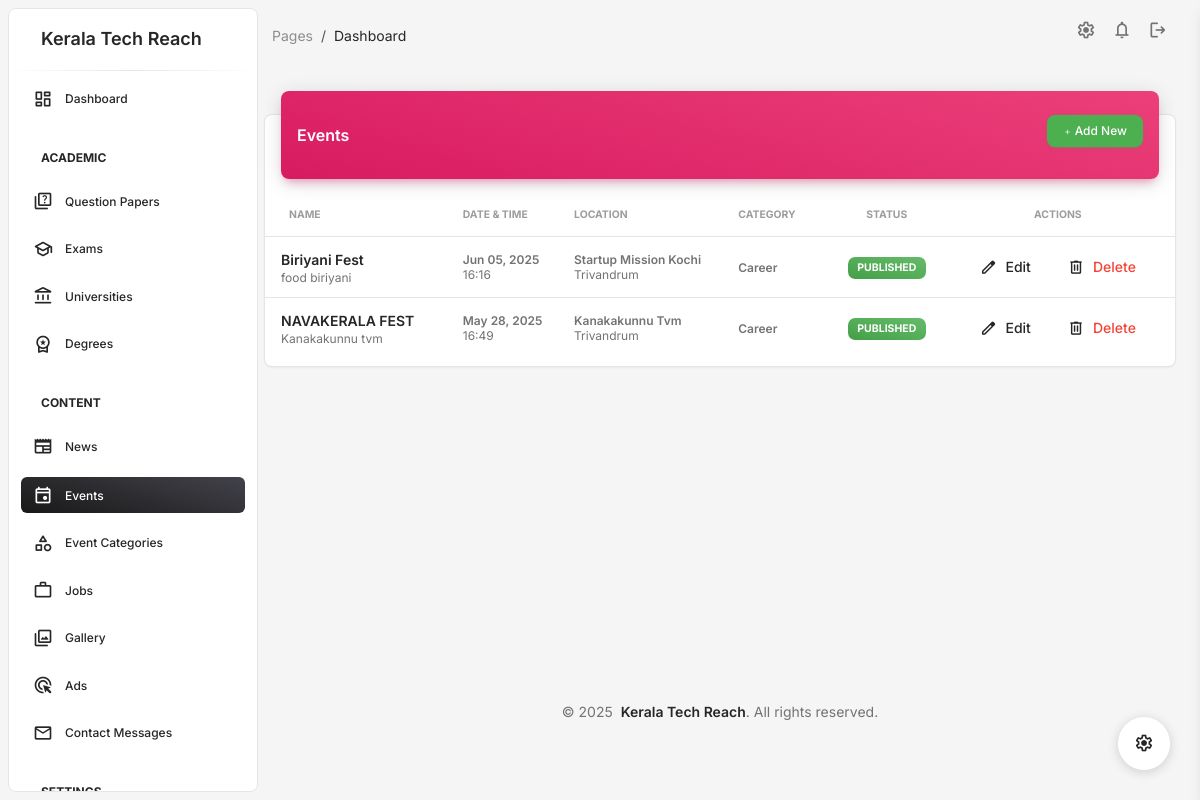
Page /admindashboard/events/ (signed in) on the committed database.
### admindashboard/models.py (models this page shows, shortened)
class Event(models.Model):
    name = models.CharField(max_length=255)
    event_start = models.DateTimeField()
    event_end = models.DateTimeField(blank=True, null=True)
    place = models.CharField(max_length=255)
    link = models.URLField(blank=True, null=True)
    description = models.TextField(blank=True, null=True)
    map_link = models.URLField(blank=True, null=True)
    district = models.ForeignKey(District, on_delete=models.SET_NULL, null=True, blank=True)
    category = models.ForeignKey(EventCategory, on_delete=models.SET_NULL, null=True, blank=True)
    updated_at = models.DateTimeField(auto_now=True)
    is_published = models.BooleanField(default=False)
    created_by = models.ForeignKey('UserProfile', on_delete=models.CASCADE)

class District(models.Model):
    name = models.CharField(max_length=100)
    is_active = models.BooleanField(default=True)
    created_by = models.ForeignKey('UserProfile', on_delete=models.CASCADE, related_name='created_districts')

class EventCategory(models.Model):
    category = models.CharField(max_length=255)
    created_by = models.ForeignKey('UserProfile', on_delete=models.CASCADE)

### admindashboard/views/content.py (the view)
# urls.py: path('events/', event_list, name='event_list'),
@login_required
def event_list(request):
    events = Event.objects.all().order_by('-event_start')
    context = {
        'events': events,
        'event_table': render(request, 'admindashboard/event/table.html', {'events': events}).content.decode('utf-8')
    }
    return render(request, 'admindashboard/event/list.html', context)

### admindashboard/templates/admindashboard/event/table.html
<table class="table align-items-center mb-0">
    <thead>
        <tr>
            <th class="text-uppercase text-secondary text-xxs font-weight-bolder opacity-7">Name</th>
            <th class="text-uppercase text-secondary text-xxs font-weight-bolder opacity-7 ps-2">Date & Time</th>
            <th class="text-uppercase text-secondary text-xxs font-weight-bolder opacity-7 ps-2">Location</th>
            <th class="text-uppercase text-secondary text-xxs font-weight-bolder opacity-7 ps-2">Category</th>
            <th class="text-center text-uppercase text-secondary text-xxs font-weight-bolder opacity-7">Status</th>
            <th class="text-center text-uppercase text-secondary text-xxs font-weight-bolder opacity-7">Actions</th>
        </tr>
    </thead>
    <tbody>
        {% for event in events %}
        <tr>
            <td>
                <div class="d-flex px-2 py-1">
                    <div class="d-flex flex-column justify-content-center">
                        <h6 class="mb-0 text-sm">{{ event.name }}</h6>
                        <p class="text-xs text-secondary mb-0">{{ event.description|truncatewords:20 }}</p>
                    </div>
                </div>
            </td>
            <td>
                <p class="text-xs font-weight-bold mb-0">{{ event.event_start|date:"M d, Y" }}</p>
                <p class="text-xs text-secondary mb-0">{{ event.event_start|time:"H:i" }}</p>
            </td>
            <td>
                <p class="text-xs font-weight-bold mb-0">{{ event.place }}</p>
                <p class="text-xs text-secondary mb-0">{{ event.district.name }}</p>
            </td>
            <td>
                <p class="text-xs font-weight-bold mb-0">{{ event.category.category }}</p>
            </td>
            <td class="align-middle text-center text-sm">
                {% if event.is_published %}
                <span class="badge badge-sm bg-gradient-success">Published</span>
                {% else %}
                <span class="badge badge-sm bg-gradient-secondary">Draft</span>
                {% endif %}
            </td>
            <td class="align-middle text-center">
                <a href="{% url 'admindashboard:event_edit' event.id %}" class="btn btn-link text-dark px-3 mb-0">
                    <i class="material-symbols-rounded text-dark me-2">edit</i>Edit
                </a>
                <a href="{% url 'admindashboard:event_delete' event.id %}" class="btn btn-link text-danger px-3 mb-0">
                    <i class="material-symbols-rounded text-dark me-2">delete</i>Delete
                </a>
            </td>
        </tr>
        {% empty %}
        <tr>
            <td colspan="6" class="text-center">No events found.</td>
        </tr>
        {% endfor %}
    </tbody>
</table>

### admindashboard/templates/admindashboard/base.html (style rules this page uses)
body { min-height: 100vh; display: flex; flex-direction: column; }

### rows in the picture
Event: name "Biriyani Fest", description "food biriyani", event_start "Jun 05, 2025", event_start "16:16", place "Startup Mission Kochi", district.name "Trivandrum", category.category "Career", is_published "PUBLISHED"
Event: name "NAVAKERALA FEST", description "Kanakakunnu tvm", event_start "May 28, 2025", event_start "16:49", place "Kanakakunnu Tvm", district.name "Trivandrum", category.category "Career", is_published "PUBLISHED"

### other values in the picture
{{ title }} "Events"
